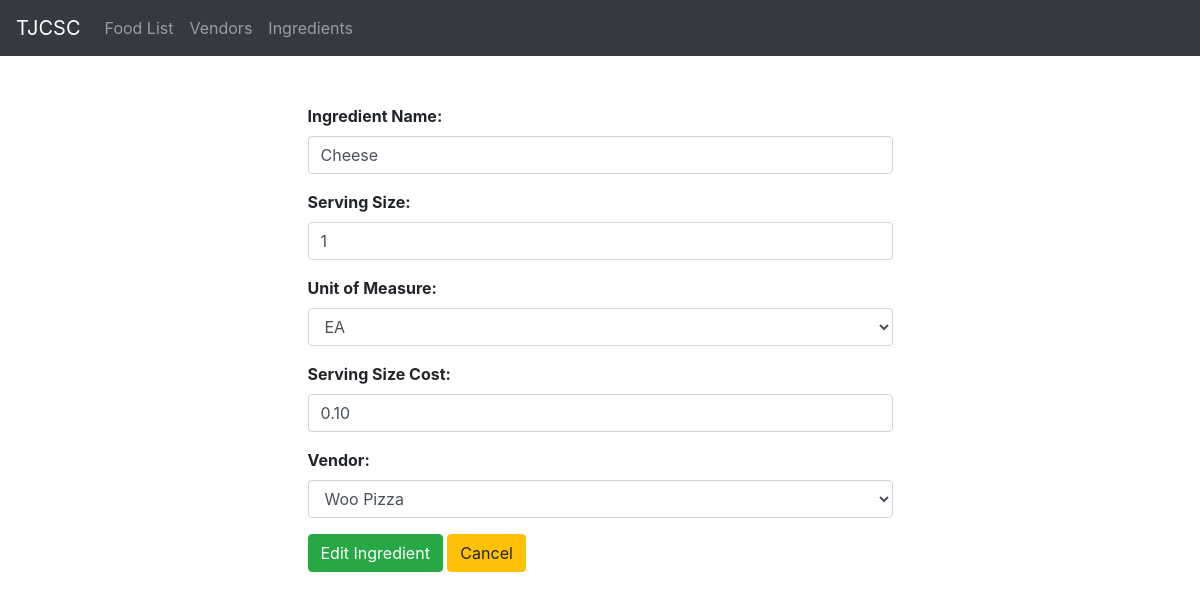
The app's page /ingredients/1/edit with its own data.
### ingredients/models.py (models this page shows)
class Ingredient(models.Model):
    ingredient_name = models.CharField(max_length=250)
    ingredient_serving_size = models.IntegerField()
    unit_of_measure = models.ForeignKey(UnitOfMeasure, on_delete = models.CASCADE)
    vendor = models.ForeignKey(Vendor, on_delete= models.CASCADE)
    serving_size_cost = models.DecimalField(default=0.00, max_digits=10, decimal_places=2)

### ingredients/views.py (the view)
# urls.py: path('<int:ingredient_id>/edit', ingredients_views.edit_ingredient, name='ingredient-edit')
def edit_ingredient(request, ingredient_id):
    if request.method == 'POST':
        Ingredient.objects.filter(id = ingredient_id).update(ingredient_name=request.POST.get('ingredient_name'), ingredient_serving_size=request.POST.get('serving_size'), serving_size_cost= request.POST.get('serving_size_cost'), unit_of_measure= UnitOfMeasure.objects.get(id=request.POST.get('unit_of_measure')), vendor=Vendor.objects.get(id=request.POST.get('ingredient_vendor')))
        return redirect('ingredients-home')
    else:
        context = {
            'vendors' : Vendor.objects.all(),
            'unit_of_measures' : UnitOfMeasure.objects.all(),
            'ingredient_info' : Ingredient.objects.filter(id = ingredient_id).select_related('unit_of_measure', 'vendor').get()
        }
        return render(request, 'ingredients/edit_ingredient.html', context)

### ingredients/templates/ingredients/edit_ingredient.html (shortened to what this page needs)
{% extends "foodlist/base.html" %}
{% block content %}
<div class='row mt-5 d-flex justify-content-center'>
    <div class='col-6'>
        <form method='POST'>
            <div class='form-group'>
                <label for='ingredient_name' class='font-weight-bold'>Ingredient Name:</label>
                <input required value="{{ ingredient_info.ingredient_name }}" type='text' class='form-control' name ='ingredient_name' id='ingredient_name'>
            </div>
            <div class='form-group'>
                <label for='serving_size' class='font-weight-bold'>Serving Size:</label>
                <input required value="{{ ingredient_info.ingredient_serving_size }}" placeholder="Enter the Serving Size" type='number' class='form-control' name='serving_size' id='serving_size'>
            </div>
            <div class='form-group'>
                <label for='unit_of_measure' class='font-weight-bold'>Unit of Measure:</label>
                <select required class='form-control' name='unit_of_measure' id='unit_of_measure'>
                    {% for unit in unit_of_measures %}
                        {% if ingredient_info.unit_of_measure.abbr  == unit.abbr  %}
                    <option selected value="{{ unit.id }}">{{ unit.abbr }}</option>
                        {% else %}
                    <option value="{{ unit.id }}">{{ unit.abbr }}</option>
                        {% endif %}
                    {% endfor %}
                </select>
            </div>
            <div class='form-group'>
                <label for='serving_size_cost' class='font-weight-bold'>Serving Size Cost:</label>
                <input required value="{{ ingredient_info.serving_size_cost }}" type='number' min='0.00' step='0.01' class='form-control' name='serving_size_cost' id='serving_size_cost'>
            </div>
            <div class='form-group'>
                <label for='ingredient_vendor' class='font-weight-bold'>Vendor:</label>
                <select required class='form-control' name='ingredient_vendor' id='ingredient_vendor'>
                    {% for vendor in vendors %}
                        {% if ingredient_info.vendor.company_name  == vendor.company_name  %}
                        <option selected value="{{ vendor.id }}">{{ vendor.company_name }}</option>
                        {% else %}
                    <option value="{{ vendor.id }}">{{ vendor.company_name }}</option>
                        {% endif %}
                    {% endfor %}
                </select>
            </div>
            <button type="submit" class="btn btn-success">Edit Ingredient</button>
            <a class="btn btn-warning" href="{% url 'ingredients-home' %}">Cancel</a>
        </form>
    </div>
</div>
{% endblock %}

### records on screen
Ingredient: ingredient_name "Cheese", serving_size "1", serving_size_cost "0.10"

### other values on screen
form field unit_of_measure "EA"
form field ingredient_vendor "Woo Pizza"
